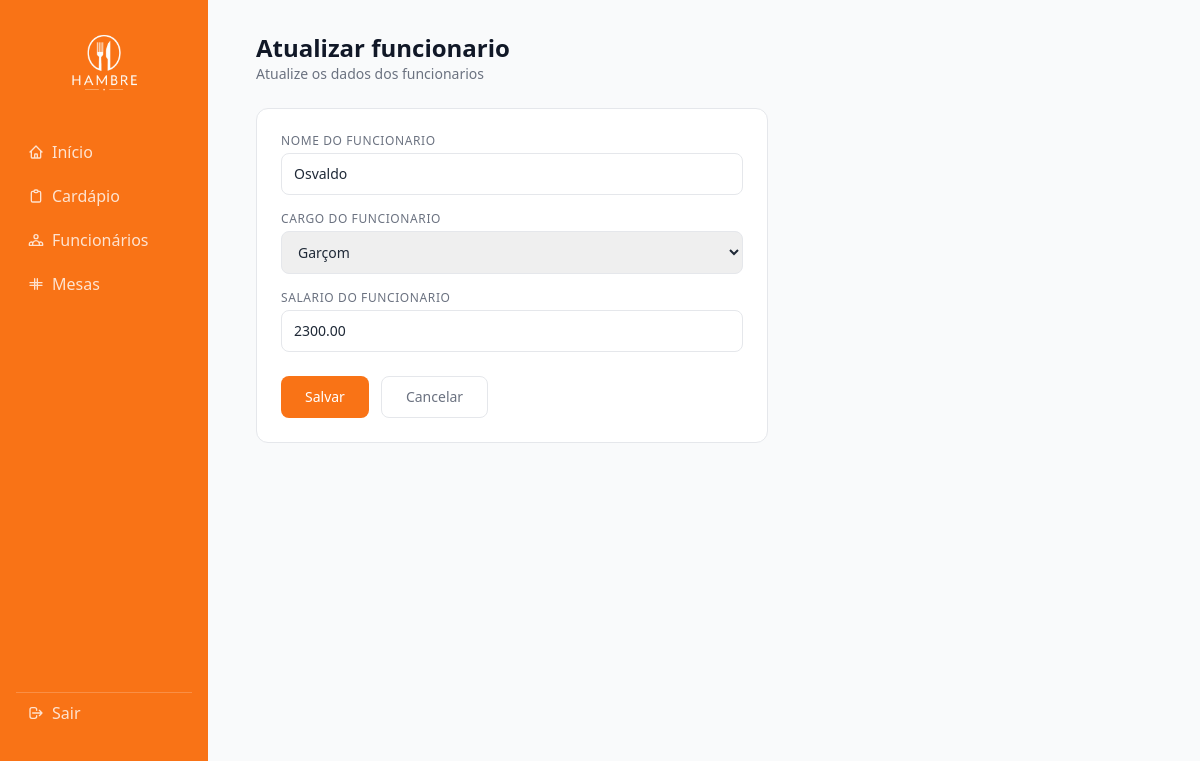
The app's page /funcionarios/editar.php?id=1, older data.
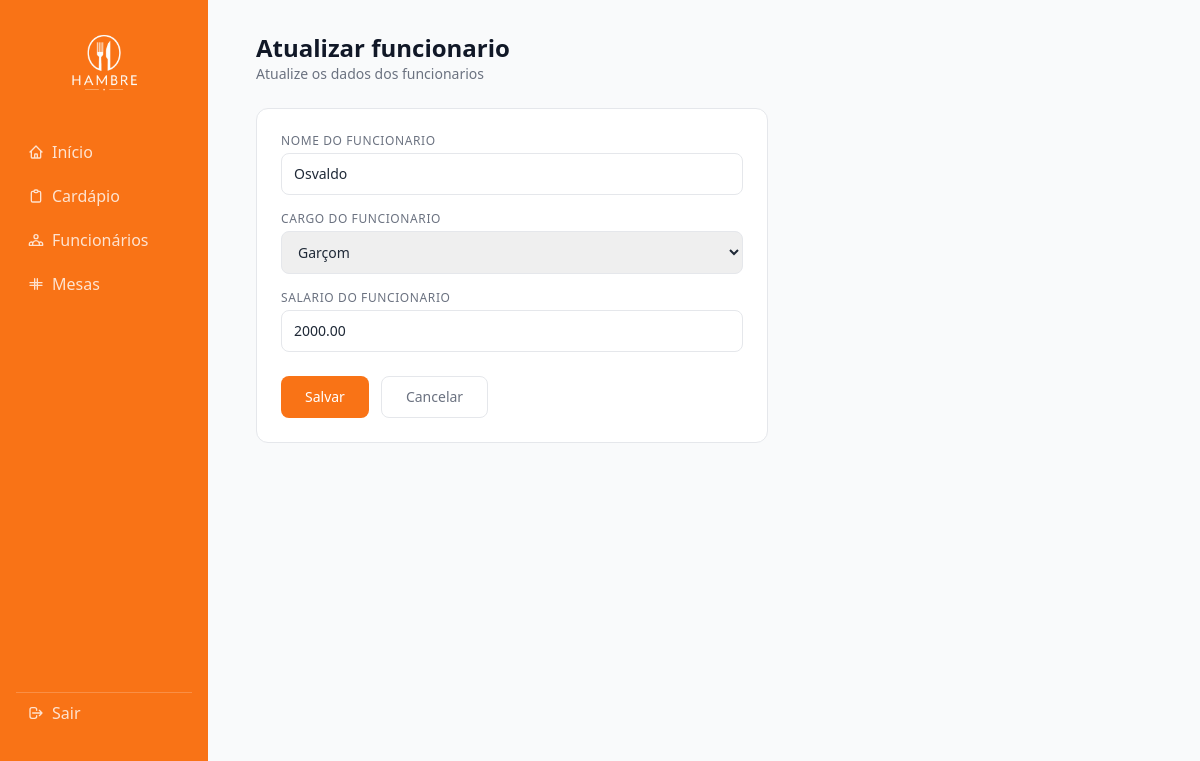
The same page, newer data.
### tables this page shows
CREATE TABLE `funcionarios` (
  `id` int NOT NULL,
  `nome` varchar(100) DEFAULT NULL,
  `cargo` varchar(50) DEFAULT NULL,
  `salario` decimal(10,2) NOT NULL
);

### funcionarios/funcoes.php (called while the page is built, shortened)
<?php
function obterFuncionario($con,$id){
    $stmt = $con->prepare("SELECT * FROM funcionarios WHERE id = :id");
    $stmt->bindValue(":id",$id);
    $stmt->execute();
    return $stmt->fetch(PDO::FETCH_OBJ);
}
?>

### funcionarios/editar.php (the view, shortened to what this page needs)
<?php
if(isset($_GET['id'])){
    require_once "../conexao.php";
    require_once "funcoes.php";
    $id = $_GET['id'];
    $funcionario = obterFuncionario($con,$id);
}else{
    echo "Id não fornecido.";
    exit();
}
?>
<?php include '../sidebar.php'; ?>
<div class="mb-6">
    <h1 class="text-2xl font-bold text-gray-900">Atualizar funcionario</h1>
    <p class="text-sm text-gray-500">Atualize os dados dos funcionarios</p>
</div>
<div class="bg-white rounded-xl border border-gray-200 p-6 max-w-lg">
    <form action="" method="post" class="space-y-4">
        <div>
            <label class="block text-xs font-medium text-gray-500 uppercase tracking-wider mb-1">Nome do funcionario</label>
            <input type="text" name="nome" value="<?= htmlspecialchars($funcionario->nome) ?>" required
            class="w-full border border-gray-200 rounded-lg px-3 py-2.5 text-sm text-gray-800 outline-none focus:border-orange-400 focus:ring-2 focus:ring-orange-100 transition">
        </div>
        <div>
            <label  class="block text-xs font-medium text-gray-500 uppercase tracking-wider mb-1">Cargo do funcionario</label>
            <select name="cargo" required
                class="w-full border border-gray-200 rounded-lg px-3 py-2.5 text-sm text-gray-800 outline-none focus:border-orange-400 focus:ring-2 focus:ring-orange-100 transition">
                <option value="Garçom" <?= $funcionario->cargo == 'Garçom' ? 'selected' : '' ?> >Garçom</option>
            </select>
        </div>
        <div>
            <label class="block text-xs font-medium text-gray-500 uppercase tracking-wider mb-1">Salario do funcionario</label>
            <input type="number" name="salario" step="0.01" value="<?= htmlspecialchars($funcionario->salario) ?>" required
            class="w-full border border-gray-200 rounded-lg px-3 py-2.5 text-sm text-gray-800 outline-none focus:border-orange-400 focus:ring-2 focus:ring-orange-100 transition">
        </div>
        <div class="flex gap-3 pt-2">
            <button type="submit"
            class="bg-orange-500 hover:bg-orange-600 text-white font-medium text-sm px-6 py-2.5 rounded-lg transition">
                Salvar
            </button>
            <a href="index.php"
            class="border border-gray-200 text-gray-500 hover:bg-gray-50 font-medium text-sm px-6 py-2.5 rounded-lg transition">
                Cancelar
            </a>
        </div>
    </form>
</div>
</main>
</body>
</html>

Row changes from the older to the newer data that the page shows:
changed funcionarios "Osvaldo": salario "2300.00" → "2000.00"
